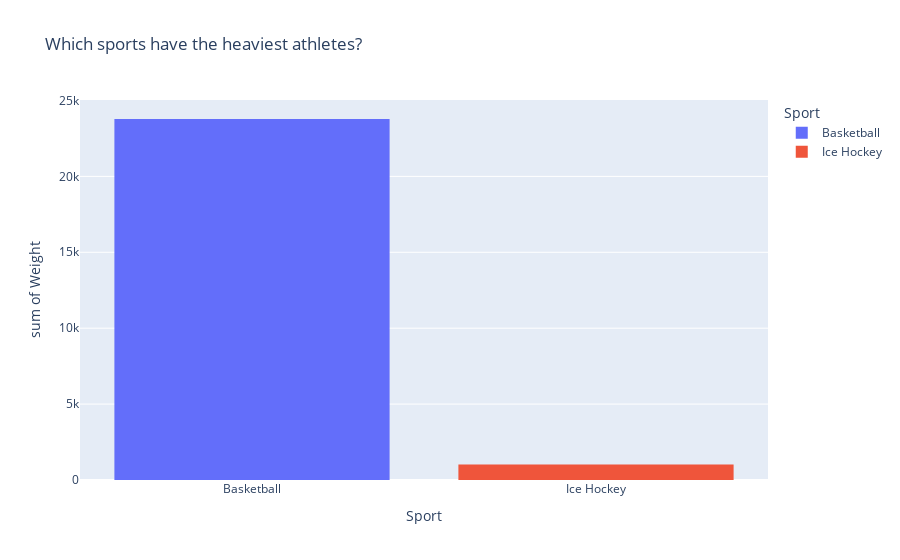

Here is the notebook cell this chart was saved with:
### Markdown cell above
#### Which sport has the heaviest athletes?

### Code cell
olympic_data_sports_weight = olympic_data_sports.query("Weight > 110")

fig = px.histogram(
    data_frame=olympic_data_sports_weight,
    color='Sport',
    x="Sport",
    y = "Weight",
    title="Which sports have the heaviest athletes?"
)

fig.show()

### Figure 1 — Plotly figure (JSON) as saved in the notebook; plotly's stock layout.template omitted (floating-point values rounded to 4 significant figures; data arrays with more than 128 entries replaced by an {"elided": "..."} marker saying what was removed)
{"data": [{"alignmentgroup": "True", "bingroup": "x", "histfunc": "sum", "hovertemplate": "Sport=%{x}<br>sum of Weight=%{y}<extra></extra>", "legendgroup": "Basketball", "marker": {"color": "#636efa", "pattern": {"shape": ""}}, "name": "Basketball", "offsetgroup": "Basketball", "orientation": "v", "showlegend": true, "type": "histogram", "x": {"elided": "200 str values"}, "xaxis": "x", "y": {"elided": "200 int values"}, "yaxis": "y"}, {"alignmentgroup": "True", "bingroup": "x", "histfunc": "sum", "hovertemplate": "Sport=%{x}<br>sum of Weight=%{y}<extra></extra>", "legendgroup": "Ice Hockey", "marker": {"color": "#EF553B", "pattern": {"shape": ""}}, "name": "Ice Hockey", "offsetgroup": "Ice Hockey", "orientation": "v", "showlegend": true, "type": "histogram", "x": ["Ice Hockey", "Ice Hockey", "Ice Hockey", "Ice Hockey", "Ice Hockey", "Ice Hockey", "Ice Hockey", "Ice Hockey", "Ice Hockey"], "xaxis": "x", "y": [111, 116, 116, 116, 113, 113, 113, 112, 112], "yaxis": "y"}], "layout": {"barmode": "relative", "legend": {"title": {"text": "Sport"}, "tracegroupgap": 0}, "title": {"text": "Which sports have the heaviest athletes?"}, "xaxis": {"anchor": "y", "categoryarray": ["Basketball", "Ice Hockey"], "categoryorder": "array", "domain": [0, 1], "title": {"text": "Sport"}}, "yaxis": {"anchor": "x", "domain": [0, 1], "title": {"text": "sum of Weight"}}}}
